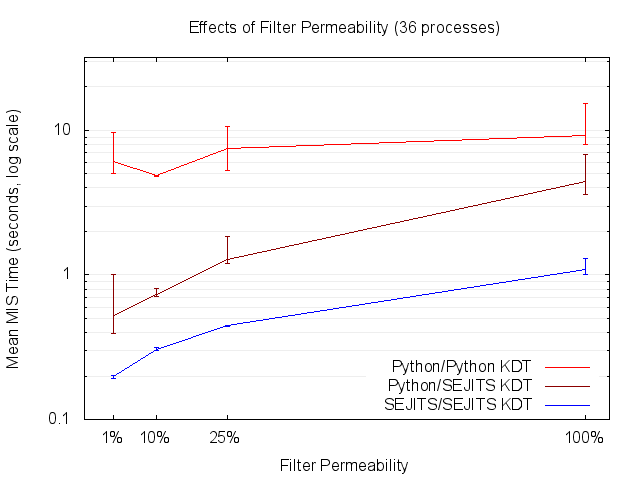

Write the gnuplot code that produced this figure.
set title "Effects of Filter Permeability (36 processes)"
set terminal png
set output "gnuplot_perm_36.png"
set xrange [-5:105]
set yrange [0.1:32]
set logscale y
set grid ytics mytics lt 1 lc rgb "#EEEEEE"
set xlabel 'Filter Permeability'
set ylabel 'Mean MIS Time (seconds, log scale)'
set key right bottom
set xtics ('1%%' 1, '10%%' 10, '25%%' 25, '100%%' 100)
plot\
 "gnuplot_perm_36.dat" every ::1 using 1:2:3:4 title '' ps 0 lc rgb '#FF0000' with errorbars,\
 "gnuplot_perm_36.dat" every ::1 using 1:2 title 'Python/Python KDT' lc rgb '#FF0000' with lines,\
 "gnuplot_perm_36.dat" every ::1 using 1:5:6:7 title '' ps 0 lc rgb '#8B0000' with errorbars,\
 "gnuplot_perm_36.dat" every ::1 using 1:5 title 'Python/SEJITS KDT' lc rgb '#8B0000' with lines,\
 "gnuplot_perm_36.dat" every ::1 using 1:8:9:10 title '' ps 0 lc rgb '#0000FF' with errorbars,\
 "gnuplot_perm_36.dat" every ::1 using 1:8 title 'SEJITS/SEJITS KDT' lc rgb '#0000FF' with lines
